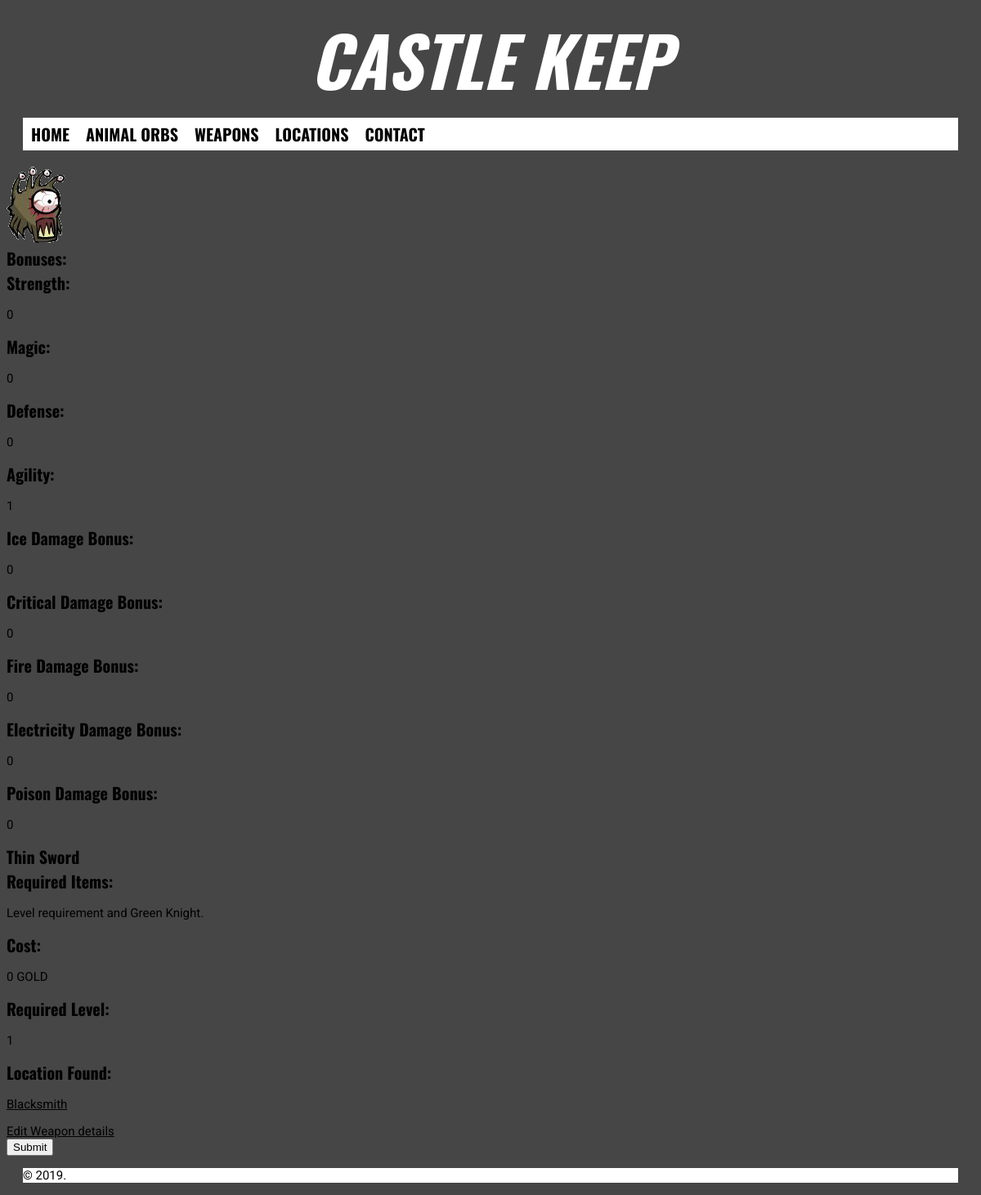
Screenshot of /weapon/1 with the database file from the repository.
### app/models.py (models this page shows)
class Weapon(db.Model):
    __tablename__ = 'Weapon'
    id = db.Column(db.Integer, primary_key=True, nullable=False)
    name = db.Column(db.String(100), nullable=False)
    locationid = db.Column(db.Integer, db.ForeignKey('Location.id'), nullable=False)
    reqItem = db.Column(db.String(2000))
    reqLevel = db.Column(db.Integer, nullable=False)
    mode = db.Column(db.String(10), nullable=False)
    strength = db.Column(db.Integer)
    magic = db.Column(db.Integer)
    defense = db.Column(db.Integer)
    agility = db.Column(db.Integer)
    iceSpecial = db.Column(db.Integer)
    critSpecial = db.Column(db.Integer)
    fireSpecial = db.Column(db.Integer)
    elecSpecial = db.Column(db.Integer)
    poiSpecial = db.Column(db.Integer)
    cost = db.Column(db.Integer)

class Location(db.Model):
    __tablename__ = 'Location'
    id = db.Column(db.Integer, primary_key=True, nullable=False)
    name = db.Column(db.String(100), nullable=False)
    description = db.Column(db.String(2000))
    chapter = db.Column(db.Integer, nullable=False)
    localeType = db.Column(db.String(10))
    orbLoc = db.relationship('Orb')
    weaponLoc = db.relationship('Weapon')

### app/routes.py (the view)
@app.route('/weapon/<id>', methods=['GET', 'POST'])
def weapon_details(id):
    weapon = Weapon.query.filter_by(id = id).first()
    location = Location.query.filter_by(id = weapon.locationid).first()
    return render_template('weapon_details.html', page_title="Weapon Details", weapon=weapon, location=location)

### app/templates/weapon_details.html
{% extends 'layout.html' %}
{% block content %}
<div class = "waepon_details">
  <div><img class = "od" src="/static/weapons/{{weapon.id}}.png" alt="{{weapon.name}}"></div>
  <div>
    <h2>Bonuses:</h2>
    <h2>Strength:</h2><p>{{weapon.strength}}</p>
    <h2>Magic:</h2><p>{{weapon.magic}}</p>
    <h2>Defense:</h2><p>{{weapon.defense}}</p>
    <h2>Agility:</h2><p>{{weapon.agility}}</p>
    <h2>Ice Damage Bonus:</h2><p>{{weapon.iceSpecial}}</p>
    <h2>Critical Damage Bonus:</h2><p>{{weapon.critSpecial}}</p>
    <h2>Fire Damage Bonus:</h2><p>{{weapon.fireSpecial}}</p>
    <h2>Electricity Damage Bonus:</h2><p>{{weapon.elecSpecial}}</p>
    <h2>Poison Damage Bonus:</h2><p>{{weapon.poiSpecial}}</p>
  </div>
  <div>
    <h2>{{weapon.name}}</h2>
    <h2>Required Items:</h2><p>{{weapon.reqItem}}</p>
    <h2>Cost:</h2><p>{{weapon.cost}} GOLD</p>
    <h2>Required Level:</h2><p>{{weapon.reqLevel}}</p>
    <h2>Location Found:</h2><p><a href="../location/{{weapon.locationid}}">{{location.name}}</a></p>
  </div>
  <div>
    <a href = "/edit_weapon/{{weapon.id}}">Edit Weapon details</a>
    <form method='POST'>
      <input type="submit" value="Submit">
    </form>
  </div>
</div>
{% endblock %}

### app/static/stylesheets/style.css (style rules this page uses)
html { background-color: #464646; color: #000000; font-family: 'Roboto', sans-serif; font-size: 15px; }
footer, h2 { margin-top: 0px; margin-bottom: 0px; }
h2, li a { font-size: 20px; font-family: 'Oswald', sans-serif; font-weight: bold; }
a:visited, a:link { color: #000000; }
a { margin: 0; }

### rows the page displays
Weapon: strength "0", magic "0", defense "0", agility "1", iceSpecial "0", critSpecial "0", fireSpecial "0", elecSpecial "0", poiSpecial "0", name "Thin Sword", reqItem "Level requirement and Green Knight.", cost "0", reqLevel "1"
Location: name "Blacksmith"
